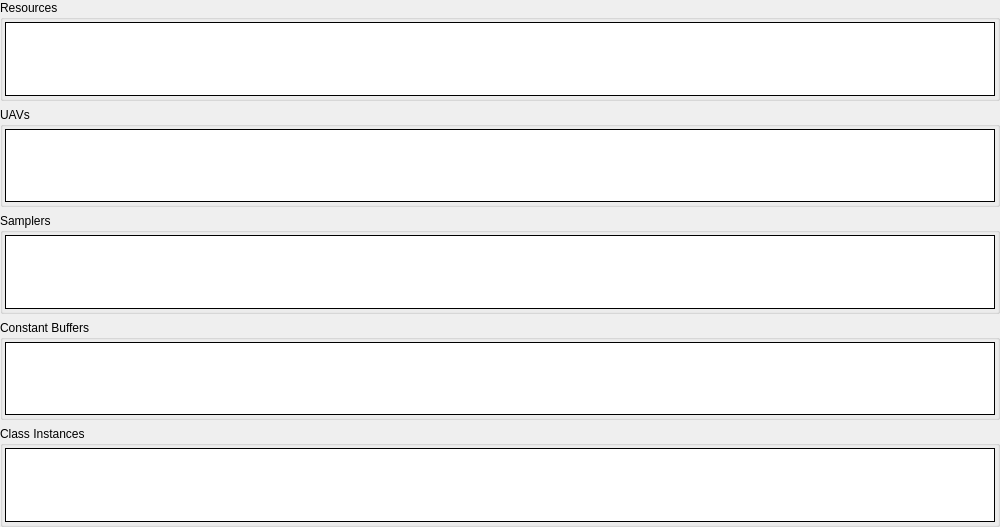
         <widget class="QWidget" name="csScrollContents">
          <property name="geometry">
           <rect>
            <x>0</x>
            <y>0</y>
            <width>1000</width>
            <height>527</height>
           </rect>
          </property>
          <layout class="QVBoxLayout" name="verticalLayout_15">
           <property name="leftMargin">
            <number>0</number>
           </property>
           <property name="topMargin">
            <number>0</number>
           </property>
           <property name="rightMargin">
            <number>0</number>
           </property>
           <property name="bottomMargin">
            <number>0</number>
           </property>
           <item>
            <widget class="QGroupBox" name="csResGroup">
             <property name="sizePolicy">
              <sizepolicy hsizetype="Preferred" vsizetype="Expanding">
               <horstretch>0</horstretch>
               <verstretch>0</verstretch>
              </sizepolicy>
             </property>
             <property name="title">
              <string>Resources</string>
             </property>
             <layout class="QHBoxLayout" name="horizontalLayout_37">
              <property name="leftMargin">
               <number>2</number>
              </property>
              <property name="topMargin">
               <number>2</number>
              </property>
              <property name="rightMargin">
               <number>2</number>
              </property>
              <property name="bottomMargin">
               <number>2</number>
              </property>
              <item>
               <widget class="RDTreeWidget" name="csResources">
                <property name="frameShape">
                 <enum>QFrame::Box</enum>
                </property>
                <property name="frameShadow">
                 <enum>QFrame::Plain</enum>
                </property>
                <property name="editTriggers">
                 <set>QAbstractItemView::NoEditTriggers</set>
                </property>
                <property name="showDropIndicator" stdset="0">
                 <bool>false</bool>
                </property>
                <property name="rootIsDecorated">
                 <bool>false</bool>
                </property>
                <property name="allColumnsShowFocus">
                 <bool>true</bool>
                </property>
                <attribute name="headerStretchLastSection">
                 <bool>false</bool>
                </attribute>
               </widget>
              </item>
             </layout>
            </widget>
           </item>
           <item>
            <widget class="QGroupBox" name="csUAVGroup">
             <property name="sizePolicy">
              <sizepolicy hsizetype="Preferred" vsizetype="Expanding">
               <horstretch>0</horstretch>
               <verstretch>0</verstretch>
              </sizepolicy>
             </property>
             <property name="title">
              <string>UAVs</string>
             </property>
             <layout class="QHBoxLayout" name="horizontalLayout_39">
              <property name="leftMargin">
               <number>2</number>
              </property>
              <property name="topMargin">
               <number>2</number>
              </property>
              <property name="rightMargin">
               <number>2</number>
              </property>
              <property name="bottomMargin">
               <number>2</number>
              </property>
              <item>
               <widget class="RDTreeWidget" name="csUAVs">
                <property name="frameShape">
                 <enum>QFrame::Box</enum>
                </property>
                <property name="frameShadow">
                 <enum>QFrame::Plain</enum>
                </property>
                <property name="editTriggers">
                 <set>QAbstractItemView::NoEditTriggers</set>
                </property>
                <property name="showDropIndicator" stdset="0">
                 <bool>false</bool>
                </property>
                <property name="rootIsDecorated">
                 <bool>false</bool>
                </property>
                <property name="allColumnsShowFocus">
                 <bool>true</bool>
                </property>
                <attribute name="headerStretchLastSection">
                 <bool>false</bool>
                </attribute>
               </widget>
              </item>
             </layout>
            </widget>
           </item>
           <item>
            <widget class="QGroupBox" name="csSamplerGroup">
             <property name="sizePolicy">
              <sizepolicy hsizetype="Preferred" vsizetype="Expanding">
               <horstretch>0</horstretch>
               <verstretch>0</verstretch>
              </sizepolicy>
             </property>
             <property name="title">
              <string>Samplers</string>
             </property>
             <layout class="QHBoxLayout" name="horizontalLayout_38">
              <property name="leftMargin">
               <number>2</number>
              </property>
              <property name="topMargin">
               <number>2</number>
              </property>
              <property name="rightMargin">
               <number>2</number>
              </property>
              <property name="bottomMargin">
               <number>2</number>
              </property>
              <item>
               <widget class="RDTreeWidget" name="csSamplers">
                <property name="frameShape">
                 <enum>QFrame::Box</enum>
                </property>
                <property name="frameShadow">
                 <enum>QFrame::Plain</enum>
                </property>
                <property name="editTriggers">
                 <set>QAbstractItemView::NoEditTriggers</set>
                </property>
                <property name="showDropIndicator" stdset="0">
                 <bool>false</bool>
                </property>
                <property name="rootIsDecorated">
                 <bool>false</bool>
                </property>
                <property name="allColumnsShowFocus">
                 <bool>true</bool>
                </property>
                <attribute name="headerStretchLastSection">
                 <bool>false</bool>
                </attribute>
               </widget>
              </item>
             </layout>
            </widget>
           </item>
           <item>
            <widget class="QGroupBox" name="csCBufferGroup">
             <property name="sizePolicy">
              <sizepolicy hsizetype="Preferred" vsizetype="Expanding">
               <horstretch>0</horstretch>
               <verstretch>0</verstretch>
              </sizepolicy>
             </property>
             <property name="title">
              <string>Constant Buffers</string>
             </property>
             <layout class="QHBoxLayout" name="horizontalLayout_35">
              <property name="leftMargin">
               <number>2</number>
              </property>
              <property name="topMargin">
               <number>2</number>
              </property>
              <property name="rightMargin">
               <number>2</number>
              </property>
              <property name="bottomMargin">
               <number>2</number>
              </property>
              <item>
               <widget class="RDTreeWidget" name="csCBuffers">
                <property name="frameShape">
                 <enum>QFrame::Box</enum>
                </property>
                <property name="frameShadow">
                 <enum>QFrame::Plain</enum>
                </property>
                <property name="editTriggers">
                 <set>QAbstractItemView::NoEditTriggers</set>
                </property>
                <property name="showDropIndicator" stdset="0">
                 <bool>false</bool>
                </property>
                <property name="rootIsDecorated">
                 <bool>false</bool>
                </property>
                <property name="allColumnsShowFocus">
                 <bool>true</bool>
                </property>
                <attribute name="headerStretchLastSection">
                 <bool>false</bool>
                </attribute>
               </widget>
              </item>
             </layout>
            </widget>
           </item>
           <item>
            <widget class="QGroupBox" name="csSubroutineGroup">
             <property name="sizePolicy">
              <sizepolicy hsizetype="Preferred" vsizetype="Expanding">
               <horstretch>0</horstretch>
               <verstretch>0</verstretch>
              </sizepolicy>
             </property>
             <property name="title">
              <string>Class Instances</string>
             </property>
             <layout class="QHBoxLayout" name="horizontalLayout_36">
              <property name="leftMargin">
               <number>2</number>
              </property>
              <property name="topMargin">
               <number>2</number>
              </property>
              <property name="rightMargin">
               <number>2</number>
              </property>
              <property name="bottomMargin">
               <number>2</number>
              </property>
              <item>
               <widget class="RDTreeWidget" name="csClasses">
                <property name="frameShape">
                 <enum>QFrame::Box</enum>
                </property>
                <property name="frameShadow">
                 <enum>QFrame::Plain</enum>
                </property>
                <property name="editTriggers">
                 <set>QAbstractItemView::NoEditTriggers</set>
                </property>
                <property name="showDropIndicator" stdset="0">
                 <bool>false</bool>
                </property>
                <property name="rootIsDecorated">
                 <bool>false</bool>
                </property>
                <property name="allColumnsShowFocus">
                 <bool>true</bool>
                </property>
                <attribute name="headerStretchLastSection">
                 <bool>false</bool>
                </attribute>
               </widget>
              </item>
             </layout>
            </widget>
           </item>
          </layout>
         </widget>
